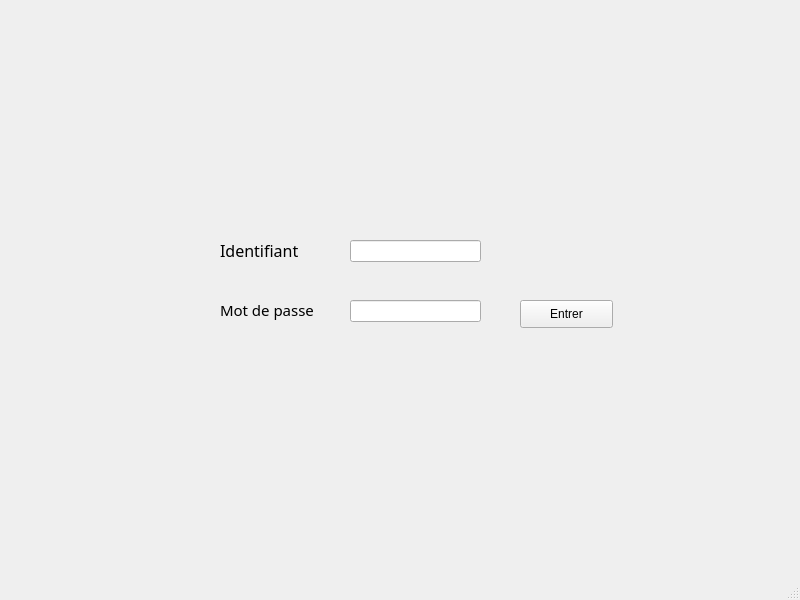
<?xml version="1.0" encoding="UTF-8"?>
<ui version="4.0">
 <class>MainWindow</class>
 <widget class="QMainWindow" name="MainWindow">
  <property name="geometry">
   <rect>
    <x>0</x>
    <y>0</y>
    <width>800</width>
    <height>600</height>
   </rect>
  </property>
  <property name="windowTitle">
   <string>MainWindow</string>
  </property>
  <widget class="QWidget" name="centralwidget">
   <widget class="QLabel" name="label">
    <property name="geometry">
     <rect>
      <x>0</x>
      <y>0</y>
      <width>801</width>
      <height>551</height>
     </rect>
    </property>
    <property name="pixmap">
     <pixmap resource="cinemApp.qrc">:/new/prefix1/cinemApp.jpg</pixmap>
    </property>
    <property name="scaledContents">
     <bool>true</bool>
    </property>
   </widget>
   <widget class="QLineEdit" name="PWD">
    <property name="geometry">
     <rect>
      <x>350</x>
      <y>300</y>
      <width>131</width>
      <height>22</height>
     </rect>
    </property>
    <property name="echoMode">
     <enum>QLineEdit::Password</enum>
    </property>
   </widget>
   <widget class="QLabel" name="label_4">
    <property name="geometry">
     <rect>
      <x>340</x>
      <y>50</y>
      <width>141</width>
      <height>141</height>
     </rect>
    </property>
    <property name="text">
     <string/>
    </property>
    <property name="pixmap">
     <pixmap resource="cinemApp.qrc">:/new/prefix1/logocin.png</pixmap>
    </property>
    <property name="scaledContents">
     <bool>true</bool>
    </property>
   </widget>
   <widget class="QLabel" name="label_3">
    <property name="geometry">
     <rect>
      <x>220</x>
      <y>300</y>
      <width>111</width>
      <height>20</height>
     </rect>
    </property>
    <property name="font">
     <font>
      <family>JF Flat</family>
      <pointsize>11</pointsize>
     </font>
    </property>
    <property name="text">
     <string>Mot de passe</string>
    </property>
   </widget>
   <widget class="QLineEdit" name="ID">
    <property name="geometry">
     <rect>
      <x>350</x>
      <y>240</y>
      <width>131</width>
      <height>22</height>
     </rect>
    </property>
   </widget>
   <widget class="QLabel" name="label_2">
    <property name="geometry">
     <rect>
      <x>220</x>
      <y>240</y>
      <width>101</width>
      <height>21</height>
     </rect>
    </property>
    <property name="font">
     <font>
      <family>JF Flat</family>
      <pointsize>12</pointsize>
     </font>
    </property>
    <property name="text">
     <string>Identifiant </string>
    </property>
   </widget>
   <widget class="QPushButton" name="Connect">
    <property name="geometry">
     <rect>
      <x>520</x>
      <y>300</y>
      <width>93</width>
      <height>28</height>
     </rect>
    </property>
    <property name="text">
     <string>Entrer</string>
    </property>
   </widget>
  </widget>
  <widget class="QMenuBar" name="menubar">
   <property name="geometry">
    <rect>
     <x>0</x>
     <y>0</y>
     <width>800</width>
     <height>26</height>
    </rect>
   </property>
  </widget>
  <widget class="QStatusBar" name="statusbar"/>
 </widget>
 <resources>
  <include location="cinemApp.qrc"/>
 </resources>
 <connections/>
</ui>
